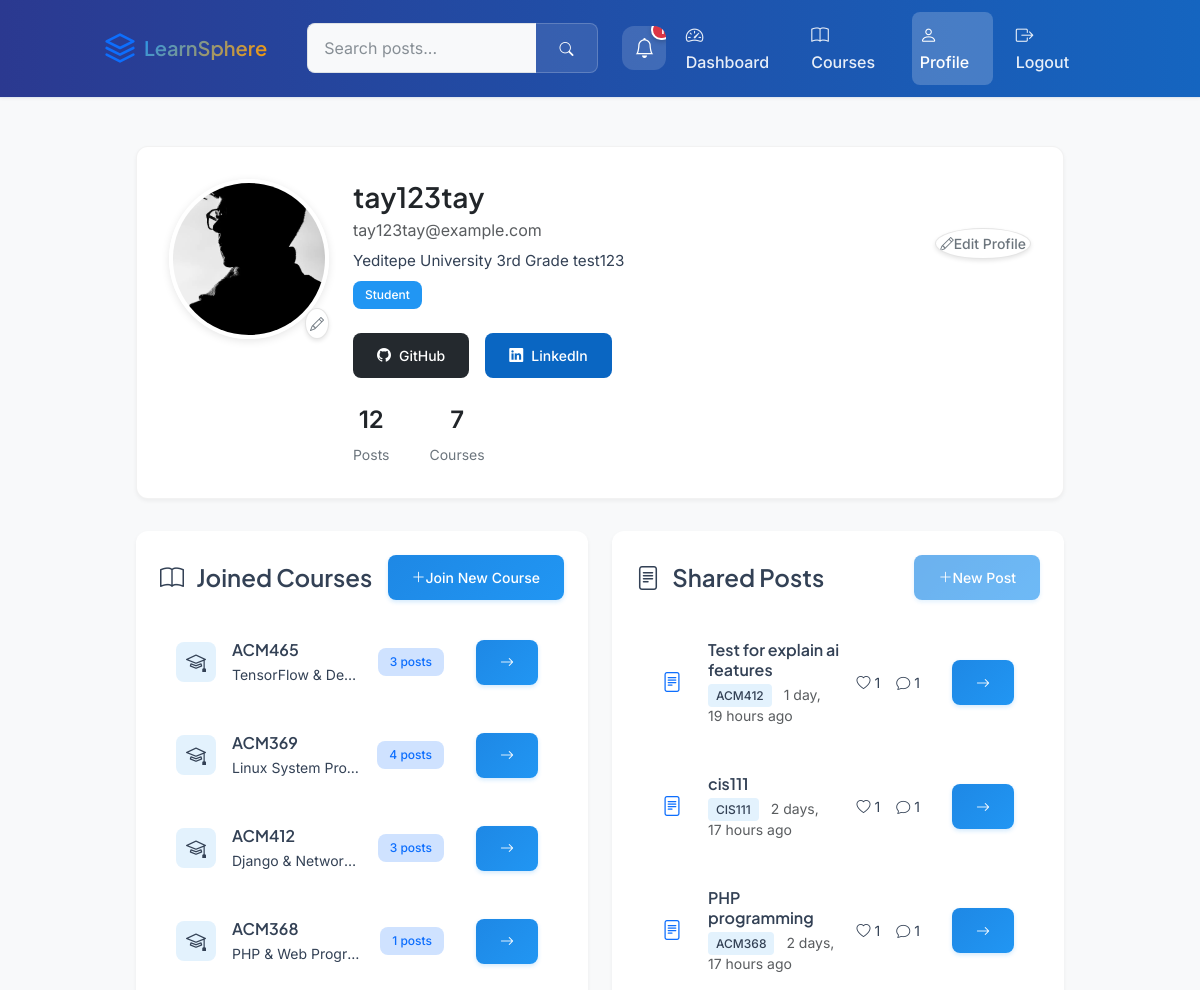
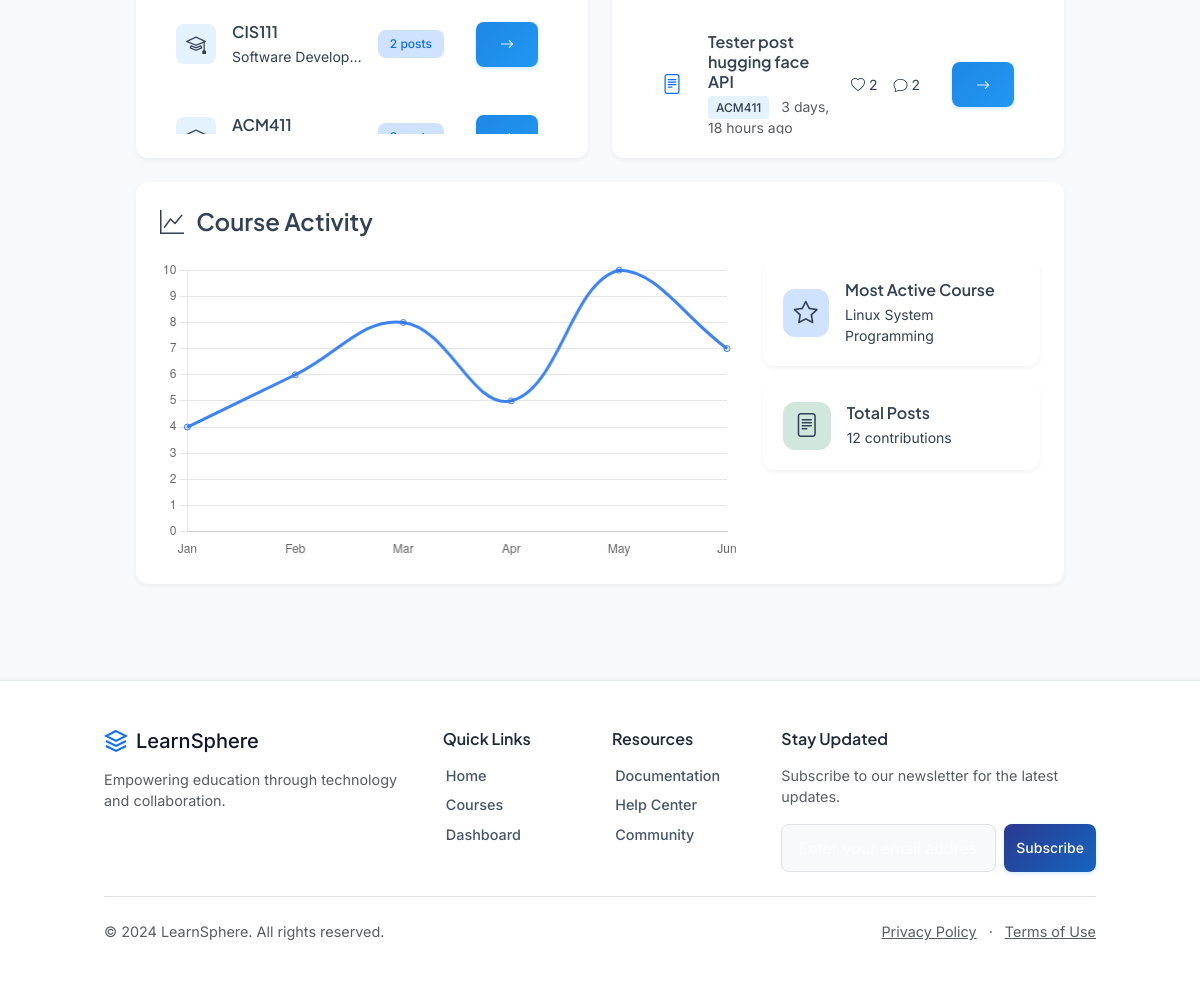
/profile/ (signed in), run on the app's committed database (2 pictures, top to bottom).
### core/models.py (models this page shows, shortened)
class Profile(models.Model):
    user = models.OneToOneField(User, on_delete=models.CASCADE)
    bio = models.TextField(blank=True)
    avatar = models.ImageField(upload_to="avatars/", default="avatars/default.png")
    github_url = models.URLField(blank=True, null=True)
    linkedin_url = models.URLField(blank=True, null=True)
    phone_number = models.CharField(max_length=20, blank=True, null=True)
    joined_courses = models.ManyToManyField(Course, blank=True, related_name="members")

class Course(models.Model):
    discipline = models.ForeignKey(Discipline, on_delete=models.CASCADE)
    code = models.CharField(max_length=10)
    title = models.CharField(max_length=100)
    description = models.TextField()
    slug = models.SlugField(unique=True, editable=False)
    class Meta:
        unique_together = ("discipline", "code")

class Post(models.Model):
    course = models.ForeignKey(Course, on_delete=models.CASCADE, related_name="posts")
    author = models.ForeignKey(User, on_delete=models.CASCADE, related_name="posts")
    title = models.CharField(max_length=150)
    content = models.TextField(blank=True)
    file = models.FileField(upload_to="uploads/", blank=True, null=True)
    pdf_summary = models.TextField(
        blank=True,
        null=True,
        help_text="HuggingFace AI ile oluşturulan PDF/metin özeti",
    )
    created_at = models.DateTimeField(auto_now_add=True)
    slug = models.SlugField(unique=True, editable=False)
    likes = models.ManyToManyField(
        User, through="Like", related_name="liked_posts", blank=True
    )

### core/views.py (the view)
# urls.py: path("profile/", views.profile_view, name="profile"),
@login_required
def profile_view(request):
    profile = request.user.profile
    posts = Post.objects.filter(author=request.user).order_by("-created_at")
    posts_count = posts.count()
    active_course = (
        Course.objects.filter(members=profile)
        .annotate(post_count=Count("posts"))
        .order_by("-post_count")
        .first()
    )
    return render(
        request,
        "profile.html",
        {
            "profile": profile,
            "joined_courses": profile.joined_courses.all(),
            "posts": posts,
            "posts_count": posts_count,
            "active_course": active_course,
        },
    )

### templates/profile.html (shortened to what this page needs)
{% extends 'base.html' %}
{% load static %}
{% block content %}
<div class="profile-wrapper py-5">
  <div class="container px-3 px-lg-5">
    <div class="profile-header">
      <div class="d-flex flex-wrap align-items-start gap-4">
        <div class="position-relative">
          <img src="{{ profile.avatar.url }}"
               alt="{{ user.username }}'s avatar"
               class="profile-img">
          <a href="{% url 'edit_profile' %}" class="btn btn-edit position-absolute" style="bottom: 0; right: 0;">
            <i class="bi bi-pencil"></i>
          </a>
        </div>
        <div class="flex-grow-1">
          <div class="d-flex flex-wrap justify-content-between align-items-center mb-3">
            <div>
              <h2 class="mb-1">{{ user.username }}</h2>
              <p class="text-muted mb-2">{{ user.email }}</p>
              {% if profile.bio %}
              <p class="profile-bio mb-2">{{ profile.bio|truncatechars:160|linebreaksbr }}</p>
              {% endif %}
              <span class="badge">{{ profile.role|default:"Student" }}</span>
            </div>
            <button type="button"
                    class="btn btn-edit"
                    data-bs-toggle="modal"
                    data-bs-target="#editUsernameModal">
              <i class="bi bi-pencil"></i> Edit Profile
            </button>
          </div>
          <div class="social-links">
            {% if profile.github_url %}
            <a href="{{ profile.github_url }}" target="_blank" class="btn btn-github">
              <i class="bi bi-github"></i> GitHub
            </a>
            {% endif %}
            {% if profile.linkedin_url %}
            <a href="{{ profile.linkedin_url }}" target="_blank" class="btn btn-linkedin">
              <i class="bi bi-linkedin"></i> LinkedIn
            </a>
            {% endif %}
          </div>
          <div class="profile-stats mt-4">
            <div class="stat">
              <span class="stat-value">{{ posts_count|default:"0" }}</span>
              <span class="stat-label">Posts</span>
            </div>
            <div class="stat">
              <span class="stat-value">{{ joined_courses.count }}</span>
              <span class="stat-label">Courses</span>
            </div>
          </div>
        </div>
      </div>
    </div>
    <div class="row g-4">
      <div class="col-lg-6">
        <div class="content-section h-100">
          <div class="d-flex justify-content-between align-items-center mb-4">
            <h2 class="section-title mb-0">
              <i class="bi bi-book me-2"></i>
              Joined Courses
            </h2>
            <a href="{% url 'course_list' %}" class="btn btn-primary btn-sm">
              <i class="bi bi-plus-lg"></i> Join New Course
            </a>
          </div>
          {% if joined_courses %}
            <div class="course-list scrollable-content">
              {% for course in joined_courses %}
                <div class="course-item">
                  <div class="course-icon">
                    <i class="bi bi-mortarboard"></i>
                  </div>
                  <div class="course-info">
                    <h3 class="course-title">{{ course.code }}</h3>
                    <p class="course-subtitle mb-0">{{ course.title }}</p>
                  </div>
                  <div class="course-meta">
                    <span class="badge bg-primary-subtle text-primary">
                      {{ course.posts.count }} posts
                    </span>
                  </div>
                  <div class="course-actions">
                    <a href="{% url 'course_detail' course.slug %}" class="btn btn-sm btn-primary">
                      <i class="bi bi-arrow-right"></i>
                    </a>
                  </div>
                </div>
              {% endfor %}
            </div>
          {% endif %}
        </div>
      </div>
      <div class="col-lg-6">
        <div class="content-section h-100">
          <div class="d-flex justify-content-between align-items-center mb-4">
            <h2 class="section-title mb-0">
              <i class="bi bi-file-text me-2"></i>
              Shared Posts
            </h2>
            {% if joined_courses %}
            <button type="button" class="btn btn-primary btn-sm" disabled>
              <i class="bi bi-plus-lg"></i> New Post
            </button>
            {% endif %}
          </div>
          {% if posts %}
            <div class="post-list scrollable-content">
              {% for post in posts %}
                <div class="post-item">
                  <div class="post-icon">
                    {% if post.file %}
                      {% with file_ext=post.file.name|lower %}
                        {% if '.pdf' in file_ext %}
                          <i class="bi bi-file-pdf text-danger"></i>
                        {% elif '.jpg' in file_ext or '.png' in file_ext %}
                          <i class="bi bi-file-image text-success"></i>
                        {% else %}
                          <i class="bi bi-file-text text-primary"></i>
                        {% endif %}
                      {% endwith %}
                    {% else %}
                      <i class="bi bi-file-text text-primary"></i>
                    {% endif %}
                  </div>
                  <div class="post-info">
                    <h3 class="post-title">{{ post.title }}</h3>
                    <p class="post-meta mb-0">
                      <span class="course-badge">{{ post.course.code }}</span>
                      <span class="text-muted">{{ post.created_at|timesince }} ago</span>
                    </p>
                  </div>
                  <div class="post-stats">
                    <span class="stat">
                      <i class="bi bi-heart"></i> {{ post.likes.count }}
                    </span>
                    <span class="stat">
                      <i class="bi bi-chat"></i> {{ post.comments.count }}
                    </span>
                  </div>
                  <div class="post-actions">
                    <a href="{% url 'post_detail' post.slug %}" class="btn btn-sm btn-primary">
                      <i class="bi bi-arrow-right"></i>
                    </a>
                  </div>
                </div>
              {% endfor %}
            </div>
          {% endif %}
        </div>
      </div>
      <div class="col-12">
        <div class="content-section">
          <h2 class="section-title mb-4">
            <i class="bi bi-graph-up me-2"></i>
            Course Activity
          </h2>
          {% if joined_courses %}
            <div class="row g-4">
              <div class="col-lg-8">
                <div class="chart-container" style="position: relative; height: 300px;">
                  <canvas id="activityChart"></canvas>
                </div>
              </div>
              <div class="col-lg-4">
                <div class="activity-stats">
                  <div class="activity-stat-card">
                    <div class="stat-icon bg-primary-subtle">
                      <i class="bi bi-star"></i>
                    </div>
                    <div class="stat-content">
                      <h4>Most Active Course</h4>
                      <p>{{ active_course.title|default:"No active course" }}</p>
                    </div>
                  </div>
                  <div class="activity-stat-card">
                    <div class="stat-icon bg-success-subtle">
                      <i class="bi bi-file-text"></i>
                    </div>
                    <div class="stat-content">
                      <h4>Total Posts</h4>
                      <p>{{ posts_count|default:"0" }} contributions</p>
                    </div>
                  </div>
                </div>
              </div>
            </div>
          {% else %}
            <div class="text-center py-4">
              <i class="bi bi-bar-chart display-4 text-muted mb-3"></i>
              <h3>No activity data</h3>
              <p class="text-muted">Join courses to see your activity statistics.</p>
            </div>
          {% endif %}
        </div>
      </div>
    </div>
  </div>
</div>
<script>
document.addEventListener('DOMContentLoaded', function() {
  const ctx = document.getElementById('activityChart');
  if (ctx) {
    new Chart(ctx, {
      type: 'line',
      data: {
        labels: ['Jan', 'Feb', 'Mar', 'Apr', 'May', 'Jun'],
        datasets: [{
          label: 'Posts',
          data: [4, 6, 8, 5, 10, 7],
          borderColor: '#3B82F6',
          tension: 0.4
        }]
      },
      options: {
        responsive: true,
        maintainAspectRatio: false,
        plugins: {
          legend: {
            display: false
          }
        },
        scales: {
          y: {
            beginAtZero: true,
            grid: {
              display: true,
              drawBorder: false
            }
          },
          x: {
            grid: {
              display: false
            }
          }
        }
      }
    });
  }
});
</script>
{% endblock %}

### data on the page
Profile: avatar (picture), bio "Yeditepe University 3rd Grade test123"
Course: code "ACM465", title "TensorFlow & De…", posts.count "3"
Course: code "ACM369", title "Linux System Pro…", posts.count "4", title "Linux System Programming"
Course: code "ACM412", title "Django & Networ…", posts.count "3"
Course: code "ACM368", title "PHP & Web Progr…", posts.count "1"
Course: code "CIS111", title "Software Develop…", posts.count "2"
Course: code "ACM411"
Post: title "Test for explain ai features", course.code "ACM412", created_at "1 day, 19 hours", likes.count "1", comments.count "1"
Post: title "cis111", course.code "CIS111", created_at "2 days, 17 hours", likes.count "1", comments.count "1"
Post: title "PHP programming", course.code "ACM368", created_at "2 days, 17 hours", likes.count "1", comments.count "1"
Post: title "Tester post hugging face API", course.code "ACM411", created_at "3 days, 18 hours", likes.count "2", comments.count "2"

### other printed values
{{ unread_notifications_count }} "1"
{{ user.username }} "tay123tay"
{{ user.email }} "tay123tay@example.com"
{{ profile.role|default:"Student" }} "Student"
{{ posts_count|default:"0" }} "12"
{{ joined_courses.count }} "7"
